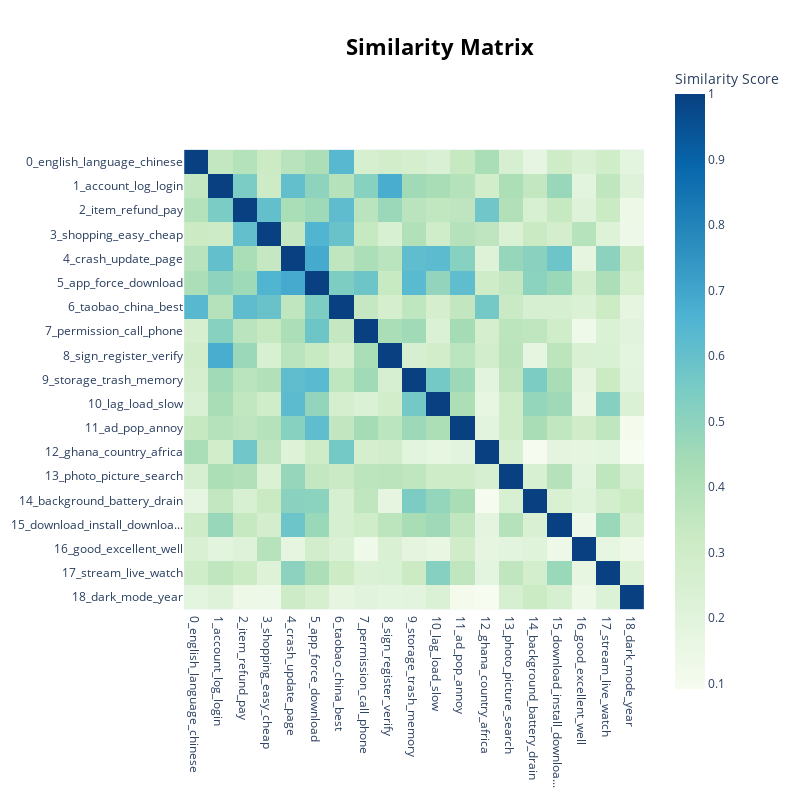

The cell this chart's notebook holds for it:
### Code cell
model.visualize_heatmap()

### Figure 1 — Plotly figure (JSON) as saved in the notebook; plotly's stock layout.template omitted (floating-point values rounded to 4 significant figures; data arrays with more than 128 entries replaced by an {"elided": "..."} marker saying what was removed)
{"data": [{"coloraxis": "coloraxis", "hovertemplate": "x: %{x}<br>y: %{y}<br>Similarity Score: %{z}<extra></extra>", "name": "0", "type": "heatmap", "x": ["0_english_language_chinese", "1_account_log_login", "2_item_refund_pay", "3_shopping_easy_cheap", "4_crash_update_page", "5_app_force_download", "6_taobao_china_best", "7_permission_call_phone", "8_sign_register_verify", "9_storage_trash_memory", "10_lag_load_slow", "11_ad_pop_annoy", "12_ghana_country_africa", "13_photo_picture_search", "14_background_battery_drain", "15_download_install_downloa...", "16_good_excellent_well", "17_stream_live_watch", "18_dark_mode_year"], "xaxis": "x", "y": ["0_english_language_chinese", "1_account_log_login", "2_item_refund_pay", "3_shopping_easy_cheap", "4_crash_update_page", "5_app_force_download", "6_taobao_china_best", "7_permission_call_phone", "8_sign_register_verify", "9_storage_trash_memory", "10_lag_load_slow", "11_ad_pop_annoy", "12_ghana_country_africa", "13_photo_picture_search", "14_background_battery_drain", "15_download_install_downloa...", "16_good_excellent_well", "17_stream_live_watch", "18_dark_mode_year"], "yaxis": "y", "z": {"elided": "19x19 float values"}}], "layout": {"coloraxis": {"colorbar": {"title": {"text": "Similarity Score"}}, "colorscale": [[0, "rgb(247,252,240)"], [0.125, "rgb(224,243,219)"], [0.25, "rgb(204,235,197)"], [0.375, "rgb(168,221,181)"], [0.5, "rgb(123,204,196)"], [0.625, "rgb(78,179,211)"], [0.75, "rgb(43,140,190)"], [0.875, "rgb(8,104,172)"], [1, "rgb(8,64,129)"]]}, "height": 800, "hoverlabel": {"bgcolor": "white", "font": {"family": "Rockwell", "size": 16}}, "legend": {"title": {"text": "Trend"}}, "margin": {"t": 60}, "showlegend": true, "title": {"font": {"color": "Black", "size": 22}, "text": "<b>Similarity Matrix</b>", "x": 0.55, "xanchor": "center", "y": 0.95, "yanchor": "top"}, "width": 800, "xaxis": {"anchor": "y", "autorange": true, "constrain": "domain", "domain": [0.001131, 0.9989], "range": [-0.5, 18.5], "scaleanchor": "y", "type": "category"}, "yaxis": {"anchor": "x", "autorange": true, "constrain": "domain", "domain": [0.1403, 0.8597], "range": [18.5, -0.5], "type": "category"}}}
